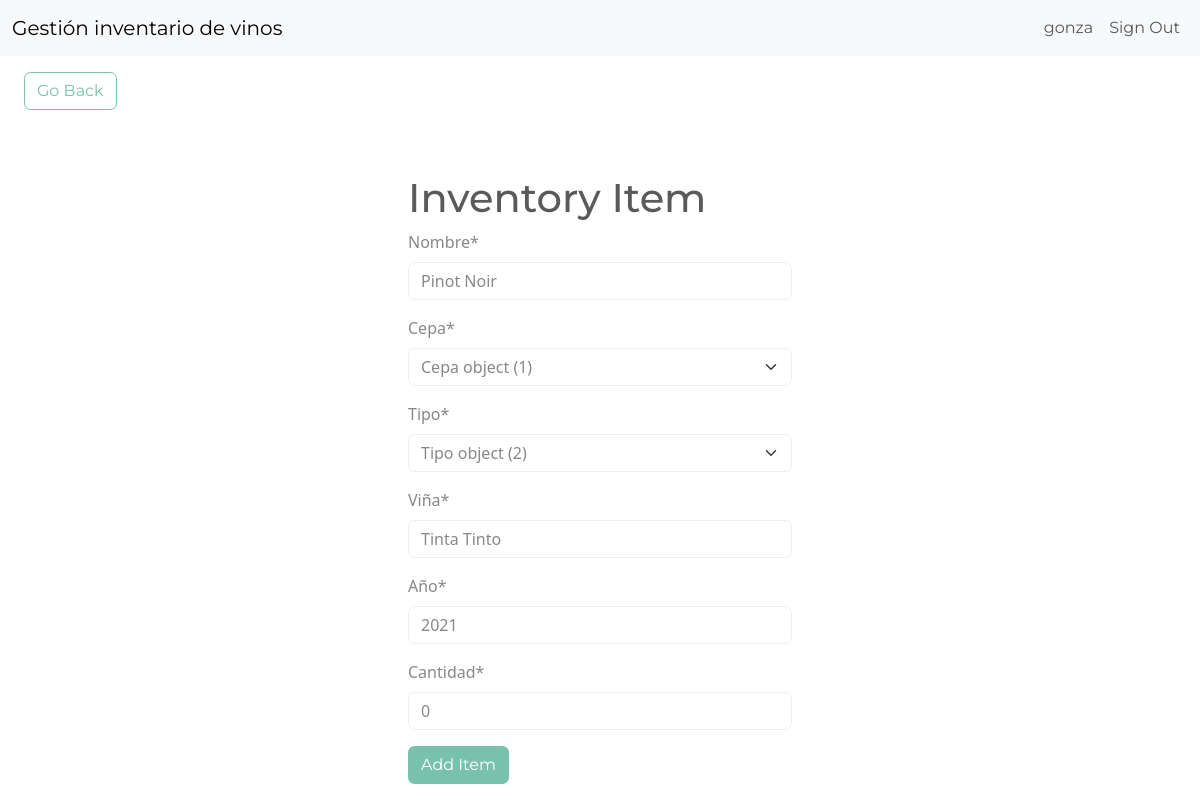
Screenshot of /edit-item/1 (signed in) with the database file from the repository.
### inventario_vinos/models.py (models this page shows)
class InventoryItem(models.Model):
	Nombre = models.CharField(max_length=200)
	Cepa = models.ForeignKey('Cepa', on_delete=models.SET_NULL, blank=True, null=True)
	Tipo = models.ForeignKey('Tipo', on_delete=models.SET_NULL, blank=True, null=True)
	Viña = models.CharField(max_length=200)
	Año = models.IntegerField()
	Cantidad = models.IntegerField()
	date_created = models.DateTimeField(auto_now_add=True)
	user = models.ForeignKey(User, on_delete=models.CASCADE)

### inventario_vinos/views.py (the view)
# urls.py: path('edit-item/<int:pk>', EditItem.as_view(), name='edit-item'),
class EditItem(LoginRequiredMixin, UpdateView):
	model = InventoryItem
	form_class = InventoryItemForm
	template_name = 'inventario_vinos/item_form.html'
	success_url = reverse_lazy('dashboard')

### inventario_vinos/forms.py
class InventoryItemForm(forms.ModelForm):
	Cepa = forms.ModelChoiceField(queryset=Cepa.objects.all(), initial=0)
	Tipo = forms.ModelChoiceField(queryset=Tipo.objects.all(), initial=0)
	class Meta:
		model = InventoryItem
		fields = ['Nombre', 'Cepa', 'Tipo', 'Viña', 'Año', 'Cantidad']

### inventario_vinos/templates/inventario_vinos/item_form.html (shortened to what this page needs)
{% extends 'inventario_vinos/base.html' %}
{% load crispy_forms_tags %}
{% block content %}
	<a href="{% url 'dashboard' %}" class="btn btn-outline-primary my-3 mx-4">Go Back</a>
	<div class="row">
		<div class="col-11 col-md-4 mx-auto mt-5">
			<h1>Inventory Item</h1>
			<form method="POST">
				{{ form|crispy }}
				<div class="mt-3">
					<button class="btn btn-primary">Add Item</button>
				</div>
			</form>
		</div>
	</div>
{% endblock content %}

### inventario_vinos/templates/inventario_vinos/navigation.html (shortened to what this page needs)
<nav class="navbar navbar-expand-lg bg-light">
	<div class="container-fluid">
		<a class="navbar-brand" href="{% url 'index' %}">Gestión inventario de vinos</a>
		<div class="collapse navbar-collapse justify-content-end" id="navbarNav">
			<ul class="navbar-nav">
				{% if user.is_authenticated %}
					<li class="nav-item">
						<a class="nav-link" href="#">{{ user.username }}</a>
					</li>
					<li class="nav-item">
						<a class="nav-link" href="{% url 'logout' %}">Sign Out</a>
					</li>
				{% endif %}
			</ul>
		</div>
	</div>
</nav>

### rows the page displays
InventoryItem: Nombre "Pinot Noir", Cepa "Cepa object (1)", Tipo "Tipo object (2)", Viña "Tinta Tinto", Año "2021", Cantidad "0"

### other values shown
{{ user.username }} "gonza"
